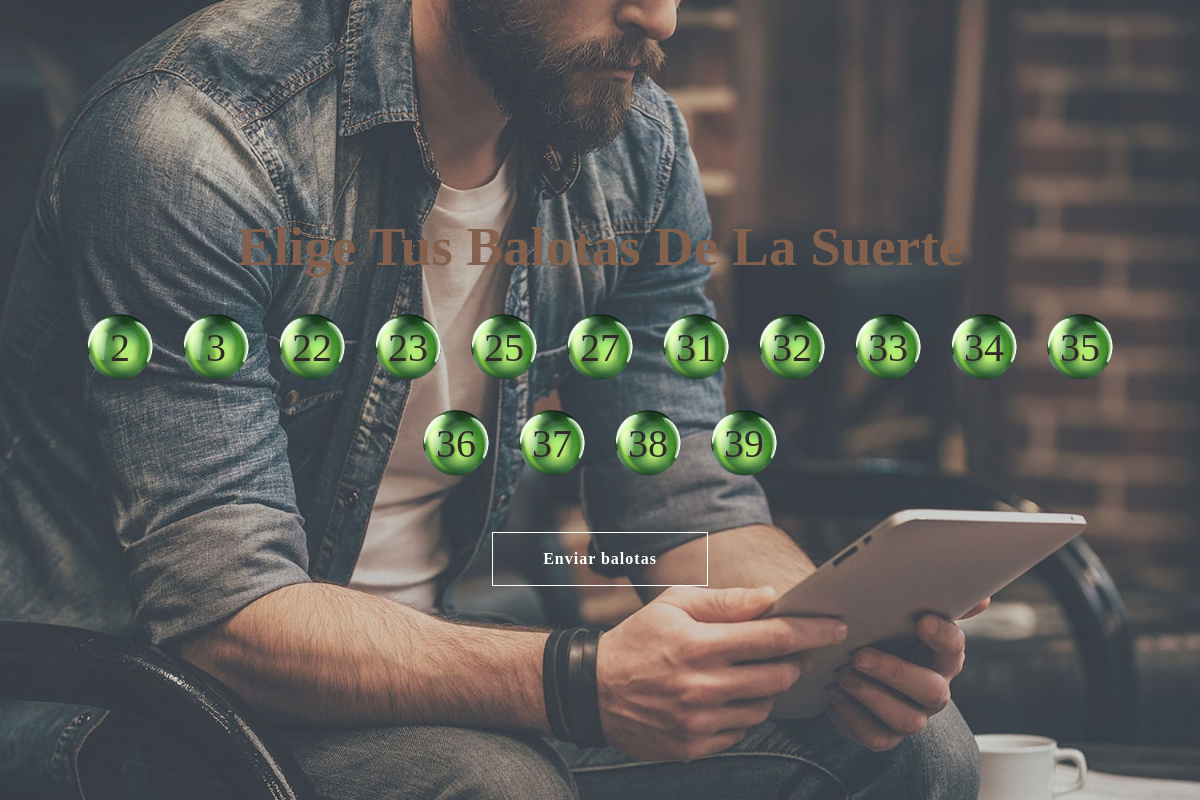
The page /balotas/ on the database its author committed.
### store/models.py (models this page shows, shortened)
class Balota(models.Model):
    numero = models.IntegerField(unique=True)
    precio = models.IntegerField(validators=[MinValueValidator(0)], default=10000)
    seleccionada = models.BooleanField(default=False)
    transaccion = models.ForeignKey(Transaccion, on_delete=models.SET_DEFAULT, default=None, null=True, blank=True)
    time_period = models.DurationField(default=(timedelta(minutes=15)))

### store/views.py (the view)
# urls.py: path('balotas/', views.balotas, name='balotas'),
def balotas(request):
    unbind_ballots()
    ballot_package = list(Balota.objects.filter(transaccion=None))[0:15]
    context = {'object_list': Balota.objects.filter(transaccion=None), 'ballot_package': ballot_package}
    return render(request, 'store/balota_list.html', context)

### store/views.py (called while the page is built)
def unbind_ballots():
    hopeless_transactions = Transaccion.objects.filter(estado=0).filter(valid_until__lte=timezone.now()-ePayco_confirmation_time)
    for transaction in hopeless_transactions:
        for ballot in transaction.balota_set.all():
            ballot.transaccion = None
            ballot.save()
        transaction.estado = 2
        transaction.save()

### templates/store/balota_list.html (shortened to what this page needs)
{% extends "base.html" %}
{% load static %}
{% block content %}
<div class="block">
    <h1>Elige tus balotas de la suerte</h1>
    <form action={% url 'store:datos_personales' %} method="post">
        <div class="container align-content-center">
            <div class="row justify-content-center">
                <div class="col-md-12">
                    <div class="d-flex flex-wrap justify-content-center">
                        {% for balota in ballot_package %}
                            <label class="balota-label" for={{ balota.id }}>{{ balota.numero }}</label>
                        {% endfor %}
                    </div>
                </div>
            </div>
        </div>
        <input type="submit" value="Enviar balotas" class="btn btn-transparent smooth-scroll">
    </form>
</div>
{% endblock content %}

### static/css/modified_template_styles.css (style rules this page uses)
:root { --cream: rgb(220, 198, 174); --black: rgb(15, 17, 16); --yellow: rgb(205, 169, 95); --red: rgb(202,47,42); --gray: rgb(117, 114, 99); --brown: rgb(118, 66, 42); --orange: rgb(210, 112, 51); --green: rgb(12, 77, 47); --light-brown: rgb(132, 97, 77); --light-green: rgb(127, 163, 102); --dark-brown: rgb(36, 27, 22); --epayco-blue: rgb(28, 14, 73) }
html { background-color: #353b43; color: #737f8a; }
body { background-color: var(--cream); font-family: 'Badgear', "Retrofunk"; color: #737f8a; -webkit-font-smoothing: antialiased; position: relative; }
h1, h2, h3, h4, h5, h6 { font-weight: 400; font-family: 'Nimitz', "Retrofunk", sans-serif; color: var(--black); }
.btn { background-color: transparent; color: #fff; padding: 10px 30px; border-radius: 0; transition: all 0.3s ease-in 0s; }
.btn-transparent { border: 1px solid #4e595f; }
#home { position: relative; }
.hero-area .block { text-align: center; z-index: 99; }
.hero-area .block h1 { font-size: 55px; font-family: 'Nimitz'; color: var(--light-brown); text-transform: capitalize; font-weight: 700; margin-bottom: 20px; }
.hero-area .block .btn-transparent { margin-top: 40px; border-color: #fff; padding: 14px 50px; font-size: 18px; font-size: 16px; font-weight: bold; letter-spacing: 1px; }

### static/css/main.css (style rules this page uses)
:root { --cream: rgb(220, 198, 174); --black: rgb(15, 17, 16); --yellow: rgb(205, 169, 95); --red: rgb(202,47,42); --gray: rgb(117, 114, 99); --brown: rgb(118, 66, 42); --orange: rgb(210, 112, 51); --green: rgb(12, 77, 47); --light-brown: rgb(132, 97, 77); --light-green: rgb(127, 163, 102); --dark-brown: rgb(36, 27, 22); }
body { height: 100vh; }
.balota-label { display: flex; justify-content: center; align-items: center; width: 10vh; height: 10vh; border-radius: 50%; color: rgb(49, 42, 42); font-size: 5vh; margin: 1vh; background-image: url('../images/items/green-ballot.png'); background-size: cover; background-position: center; }

### rows shown on the page
Balota: numero "2"
Balota: numero "3"
Balota: numero "22"
Balota: numero "23"
Balota: numero "25"
Balota: numero "27"
Balota: numero "31"
Balota: numero "32"
Balota: numero "33"
Balota: numero "34"
Balota: numero "35"
Balota: numero "36"
Balota: numero "37"
Balota: numero "38"
Balota: numero "39"
